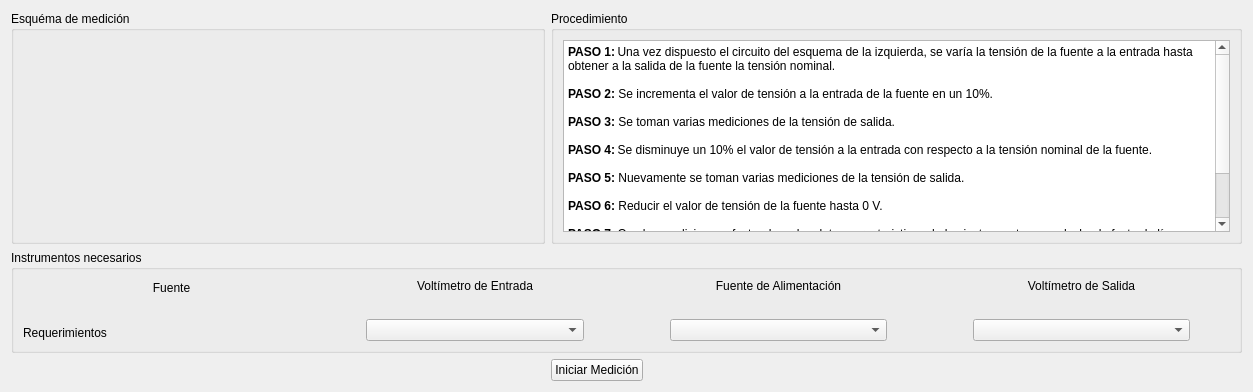
      <widget class="QWidget" name="TAB_efectoDeLinea">
       <attribute name="title">
        <string>Efecto de Línea</string>
       </attribute>
       <layout class="QGridLayout" name="gridLayout_3">
        <item row="2" column="1">
         <widget class="QPushButton" name="BTN_lineaIniciarMedicion">
          <property name="sizePolicy">
           <sizepolicy hsizetype="Preferred" vsizetype="Preferred">
            <horstretch>0</horstretch>
            <verstretch>0</verstretch>
           </sizepolicy>
          </property>
          <property name="minimumSize">
           <size>
            <width>0</width>
            <height>0</height>
           </size>
          </property>
          <property name="text">
           <string>Iniciar Medición</string>
          </property>
         </widget>
        </item>
        <item row="2" column="2">
         <spacer name="horizontalSpacer_8">
          <property name="orientation">
           <enum>Qt::Orientation::Vertical</enum>
          </property>
          <property name="sizeHint" stdset="0">
           <size>
            <width>593</width>
            <height>20</height>
           </size>
          </property>
         </spacer>
        </item>
        <item row="2" column="0">
         <spacer name="horizontalSpacer_7">
          <property name="orientation">
           <enum>Qt::Orientation::Vertical</enum>
          </property>
          <property name="sizeHint" stdset="0">
           <size>
            <width>534</width>
            <height>20</height>
           </size>
          </property>
         </spacer>
        </item>
        <item row="1" column="0" colspan="3">
         <widget class="QGroupBox" name="groupBox">
          <property name="title">
           <string>Instrumentos necesarios</string>
          </property>
          <layout class="QGridLayout" name="gridLayout_2">
           <item row="0" column="0">
            <layout class="QGridLayout" name="gridLayout_5">
             <item row="1" column="0">
              <widget class="QLabel" name="label">
               <property name="maximumSize">
                <size>
                 <width>328</width>
                 <height>220</height>
                </size>
               </property>
               <property name="text">
                <string/>
               </property>
               <property name="pixmap">
                <pixmap resource="resources.qrc">:/rsc/fuente.jpg</pixmap>
               </property>
               <property name="scaledContents">
                <bool>true</bool>
               </property>
               <property name="alignment">
                <set>Qt::AlignmentFlag::AlignCenter</set>
               </property>
               <property name="wordWrap">
                <bool>false</bool>
               </property>
              </widget>
             </item>
             <item row="0" column="0">
              <widget class="QLabel" name="label_5">
               <property name="text">
                <string>Fuente</string>
               </property>
               <property name="alignment">
                <set>Qt::AlignmentFlag::AlignCenter</set>
               </property>
              </widget>
             </item>
             <item row="2" column="0">
              <widget class="QLabel" name="LE_lineaRequerimientos">
               <property name="text">
                <string>Requerimientos</string>
               </property>
              </widget>
             </item>
            </layout>
           </item>
           <item row="0" column="1">
            <layout class="QGridLayout" name="gridLayout_6">
             <item row="1" column="0">
              <widget class="QLabel" name="label_4">
               <property name="maximumSize">
                <size>
                 <width>328</width>
                 <height>220</height>
                </size>
               </property>
               <property name="text">
                <string/>
               </property>
               <property name="pixmap">
                <pixmap resource="resources.qrc">:/rsc/multimetro.PNG</pixmap>
               </property>
               <property name="scaledContents">
                <bool>true</bool>
               </property>
               <property name="alignment">
                <set>Qt::AlignmentFlag::AlignCenter</set>
               </property>
              </widget>
             </item>
             <item row="2" column="0">
              <layout class="QHBoxLayout" name="horizontalLayout">
               <item>
                <spacer name="horizontalSpacer">
                 <property name="orientation">
                  <enum>Qt::Orientation::Vertical</enum>
                 </property>
                 <property name="sizeHint" stdset="0">
                  <size>
                   <width>40</width>
                   <height>20</height>
                  </size>
                 </property>
                </spacer>
               </item>
               <item>
                <widget class="QComboBox" name="CB_lineaVoltimetroEntrada">
                 <property name="sizePolicy">
                  <sizepolicy hsizetype="Preferred" vsizetype="Preferred">
                   <horstretch>0</horstretch>
                   <verstretch>0</verstretch>
                  </sizepolicy>
                 </property>
                </widget>
               </item>
               <item>
                <spacer name="horizontalSpacer_2">
                 <property name="orientation">
                  <enum>Qt::Orientation::Vertical</enum>
                 </property>
                 <property name="sizeHint" stdset="0">
                  <size>
                   <width>40</width>
                   <height>20</height>
                  </size>
                 </property>
                </spacer>
               </item>
              </layout>
             </item>
             <item row="0" column="0">
              <widget class="QLabel" name="label_6">
               <property name="text">
                <string>Voltímetro de Entrada</string>
               </property>
               <property name="alignment">
                <set>Qt::AlignmentFlag::AlignCenter</set>
               </property>
              </widget>
             </item>
            </layout>
           </item>
           <item row="0" column="2">
            <layout class="QGridLayout" name="gridLayout_7">
             <item row="2" column="0">
              <layout class="QHBoxLayout" name="horizontalLayout_3">
               <item>
                <spacer name="horizontalSpacer_3">
                 <property name="orientation">
                  <enum>Qt::Orientation::Vertical</enum>
                 </property>
                 <property name="sizeHint" stdset="0">
                  <size>
                   <width>40</width>
                   <height>20</height>
                  </size>
                 </property>
                </spacer>
               </item>
               <item>
                <widget class="QComboBox" name="CB_lineaRegulador">
                 <property name="sizePolicy">
                  <sizepolicy hsizetype="Preferred" vsizetype="Preferred">
                   <horstretch>0</horstretch>
                   <verstretch>0</verstretch>
                  </sizepolicy>
                 </property>
                </widget>
               </item>
               <item>
                <spacer name="horizontalSpacer_4">
                 <property name="orientation">
                  <enum>Qt::Orientation::Vertical</enum>
                 </property>
                 <property name="sizeHint" stdset="0">
                  <size>
                   <width>40</width>
                   <height>20</height>
                  </size>
                 </property>
                </spacer>
               </item>
              </layout>
             </item>
             <item row="1" column="0">
              <widget class="QLabel" name="label_2">
               <property name="maximumSize">
                <size>
                 <width>328</width>
                 <height>220</height>
                </size>
               </property>
               <property name="text">
                <string/>
               </property>
               <property name="pixmap">
                <pixmap resource="resources.qrc">:/rsc/fuente_alimentacion.png</pixmap>
               </property>
               <property name="scaledContents">
                <bool>true</bool>
               </property>
               <property name="alignment">
                <set>Qt::AlignmentFlag::AlignCenter</set>
               </property>
              </widget>
             </item>
             <item row="0" column="0">
              <widget class="QLabel" name="label_7">
               <property name="text">
                <string>Fuente de Alimentación</string>
               </property>
               <property name="alignment">
                <set>Qt::AlignmentFlag::AlignCenter</set>
               </property>
              </widget>
             </item>
            </layout>
           </item>
           <item row="0" column="3">
            <layout class="QGridLayout" name="gridLayout_8">
             <item row="2" column="0">
              <layout class="QHBoxLayout" name="horizontalLayout_4">
               <item>
                <spacer name="horizontalSpacer_5">
                 <property name="orientation">
                  <enum>Qt::Orientation::Vertical</enum>
                 </property>
                 <property name="sizeHint" stdset="0">
                  <size>
                   <width>40</width>
                   <height>20</height>
                  </size>
                 </property>
                </spacer>
               </item>
               <item>
                <widget class="QComboBox" name="CB_lineaVoltimetroSalida">
                 <property name="sizePolicy">
                  <sizepolicy hsizetype="Preferred" vsizetype="Preferred">
                   <horstretch>0</horstretch>
                   <verstretch>0</verstretch>
                  </sizepolicy>
                 </property>
                </widget>
               </item>
               <item>
                <spacer name="horizontalSpacer_6">
                 <property name="orientation">
                  <enum>Qt::Orientation::Vertical</enum>
                 </property>
                 <property name="sizeHint" stdset="0">
                  <size>
                   <width>40</width>
                   <height>20</height>
                  </size>
                 </property>
                </spacer>
               </item>
              </layout>
             </item>
             <item row="1" column="0">
              <widget class="QLabel" name="label_3">
               <property name="maximumSize">
                <size>
                 <width>328</width>
                 <height>220</height>
                </size>
               </property>
               <property name="text">
                <string/>
               </property>
               <property name="pixmap">
                <pixmap resource="resources.qrc">:/rsc/multimetro.PNG</pixmap>
               </property>
               <property name="scaledContents">
                <bool>true</bool>
               </property>
               <property name="alignment">
                <set>Qt::AlignmentFlag::AlignCenter</set>
               </property>
              </widget>
             </item>
             <item row="0" column="0">
              <widget class="QLabel" name="label_8">
               <property name="text">
                <string>Voltímetro de Salida</string>
               </property>
               <property name="alignment">
                <set>Qt::AlignmentFlag::AlignCenter</set>
               </property>
              </widget>
             </item>
            </layout>
           </item>
          </layout>
         </widget>
        </item>
        <item row="0" column="0">
         <widget class="QGroupBox" name="groupBox_2">
          <property name="title">
           <string>Esquéma de medición</string>
          </property>
          <layout class="QGridLayout" name="gridLayout">
           <item row="0" column="0">
            <widget class="QLabel" name="label_10">
             <property name="styleSheet">
              <string notr="true">border-radius: 6px;</string>
             </property>
             <property name="text">
              <string/>
             </property>
             <property name="pixmap">
              <pixmap resource="resources.qrc">:/rsc/esquemaRL.PNG</pixmap>
             </property>
             <property name="scaledContents">
              <bool>true</bool>
             </property>
            </widget>
           </item>
          </layout>
         </widget>
        </item>
        <item row="0" column="1" colspan="2">
         <widget class="QGroupBox" name="groupBox_3">
          <property name="title">
           <string>Procedimiento</string>
          </property>
          <layout class="QGridLayout" name="gridLayout_4">
           <item row="0" column="0">
            <widget class="QTextEdit" name="textEdit">
             <property name="sizePolicy">
              <sizepolicy hsizetype="Preferred" vsizetype="Preferred">
               <horstretch>0</horstretch>
               <verstretch>0</verstretch>
              </sizepolicy>
             </property>
             <property name="readOnly">
              <bool>true</bool>
             </property>
             <property name="html">
              <string>&lt;!DOCTYPE HTML PUBLIC &quot;-//W3C//DTD HTML 4.0//EN&quot; &quot;http://www.w3.org/TR/REC-html40/strict.dtd&quot;&gt;
&lt;html&gt;&lt;head&gt;&lt;meta name=&quot;qrichtext&quot; content=&quot;1&quot; /&gt;&lt;meta charset=&quot;utf-8&quot; /&gt;&lt;style type=&quot;text/css&quot;&gt;
p, li { white-space: pre-wrap; }
hr { height: 1px; border-width: 0; }
li.unchecked::marker { content: &quot;\2610&quot;; }
li.checked::marker { content: &quot;\2612&quot;; }
&lt;/style&gt;&lt;/head&gt;&lt;body style=&quot; font-family:'Segoe UI'; font-size:9pt; font-weight:400; font-style:normal;&quot;&gt;
&lt;p style=&quot; margin-top:0px; margin-bottom:0px; margin-left:0px; margin-right:0px; -qt-block-indent:0; text-indent:0px;&quot;&gt;&lt;span style=&quot; font-weight:704;&quot;&gt;PASO 1:&lt;/span&gt;&lt;span style=&quot; font-family:'Times New Roman'; font-size:7pt;&quot;&gt; &lt;/span&gt;&lt;span style=&quot; color:#000000;&quot;&gt;Una vez dispuesto el circuito del esquema de la izquierda, se varía la tensión de la fuente a la entrada hasta obtener a la salida de la fuente la tensión nominal.&lt;/span&gt;&lt;/p&gt;
&lt;p style=&quot;-qt-paragraph-type:empty; margin-top:0px; margin-bottom:0px; margin-left:0px; margin-right:0px; -qt-block-indent:0; text-indent:0px;&quot;&gt;&lt;br /&gt;&lt;/p&gt;
&lt;p style=&quot; margin-top:0px; margin-bottom:0px; margin-left:0px; margin-right:0px; -qt-block-indent:0; text-indent:0px;&quot;&gt;&lt;span style=&quot; font-weight:704;&quot;&gt;PASO 2:&lt;/span&gt;&lt;span style=&quot; color:#000000;&quot;&gt; Se incrementa el valor de tensión a la entrada de la fuente en un 10%.&lt;/span&gt; &lt;/p&gt;
&lt;p style=&quot;-qt-paragraph-type:empty; margin-top:0px; margin-bottom:0px; margin-left:0px; margin-right:0px; -qt-block-indent:0; text-indent:0px;&quot;&gt;&lt;br /&gt;&lt;/p&gt;
&lt;p style=&quot; margin-top:0px; margin-bottom:0px; margin-left:0px; margin-right:0px; -qt-block-indent:0; text-indent:0px;&quot;&gt;&lt;span style=&quot; font-weight:704;&quot;&gt;PASO 3: &lt;/span&gt;&lt;span style=&quot; color:#000000;&quot;&gt;Se toman varias mediciones de la tensión de salida.&lt;/span&gt;&lt;/p&gt;
&lt;p style=&quot;-qt-paragraph-type:empty; margin-top:0px; margin-bottom:0px; margin-left:0px; margin-right:0px; -qt-block-indent:0; text-indent:0px;&quot;&gt;&lt;br /&gt;&lt;/p&gt;
&lt;p style=&quot; margin-top:0px; margin-bottom:0px; margin-left:0px; margin-right:0px; -qt-block-indent:0; text-indent:0px;&quot;&gt;&lt;span style=&quot; font-weight:704;&quot;&gt;PASO 4:&lt;/span&gt;&lt;span style=&quot; font-family:'Times New Roman'; font-size:7pt;&quot;&gt; &lt;/span&gt;&lt;span style=&quot; color:#000000;&quot;&gt;Se disminuye un 10% el valor de tensión a la entrada con respecto a la tensión nominal de la fuente. &lt;/span&gt;&lt;/p&gt;
&lt;p style=&quot;-qt-paragraph-type:empty; margin-top:0px; margin-bottom:0px; margin-left:0px; margin-right:0px; -qt-block-indent:0; text-indent:0px;&quot;&gt;&lt;br /&gt;&lt;/p&gt;
&lt;p style=&quot; margin-top:0px; margin-bottom:0px; margin-left:0px; margin-right:0px; -qt-block-indent:0; text-indent:0px;&quot;&gt;&lt;span style=&quot; font-weight:704;&quot;&gt;PASO 5: &lt;/span&gt;&lt;span style=&quot; color:#000000;&quot;&gt;Nuevamente se toman varias mediciones de la tensión de salida.&lt;/span&gt; &lt;/p&gt;
&lt;p style=&quot;-qt-paragraph-type:empty; margin-top:0px; margin-bottom:0px; margin-left:0px; margin-right:0px; -qt-block-indent:0; text-indent:0px;&quot;&gt;&lt;br /&gt;&lt;/p&gt;
&lt;p style=&quot; margin-top:0px; margin-bottom:0px; margin-left:0px; margin-right:0px; -qt-block-indent:0; text-indent:0px;&quot;&gt;&lt;span style=&quot; font-weight:704;&quot;&gt;PASO 6: &lt;/span&gt;&lt;span style=&quot; color:#000000;&quot;&gt;Reducir el valor de tensión de la fuente hasta 0 V. &lt;/span&gt;&lt;/p&gt;
&lt;p style=&quot;-qt-paragraph-type:empty; margin-top:0px; margin-bottom:0px; margin-left:0px; margin-right:0px; -qt-block-indent:0; text-indent:0px;&quot;&gt;&lt;br /&gt;&lt;/p&gt;
&lt;p style=&quot; margin-top:0px; margin-bottom:0px; margin-left:0px; margin-right:0px; -qt-block-indent:0; text-indent:0px;&quot;&gt;&lt;span style=&quot; font-weight:704;&quot;&gt;PASO 7:&lt;/span&gt;&lt;span style=&quot; font-family:'Times New Roman'; font-size:7pt;&quot;&gt; &lt;/span&gt;&lt;span style=&quot; color:#000000;&quot;&gt;Con las mediciones efectuadas y los datos caracteristicos de los instrumentos se calcula el efecto de línea con su incertidumbre asociada.&lt;/span&gt;&lt;/p&gt;
&lt;p style=&quot;-qt-paragraph-type:empty; margin-top:0px; margin-bottom:0px; margin-left:0px; margin-right:0px; -qt-block-indent:0; text-indent:0px; color:#000000;&quot;&gt;&lt;br /&gt;&lt;/p&gt;
&lt;p style=&quot; margin-top:0px; margin-bottom:0px; margin-left:0px; margin-right:0px; -qt-block-indent:0; text-indent:0px;&quot;&gt;&lt;span style=&quot; font-weight:704;&quot;&gt;PASO 8: &lt;/span&gt;&lt;span style=&quot; color:#000000;&quot;&gt;Se verifica que el valor obtenido este comprendido dentro del dato garantizado en la especificación del fabricante.&lt;/span&gt;&lt;/p&gt;&lt;/body&gt;&lt;/html&gt;</string>
             </property>
            </widget>
           </item>
          </layout>
         </widget>
        </item>
       </layout>
      </widget>
